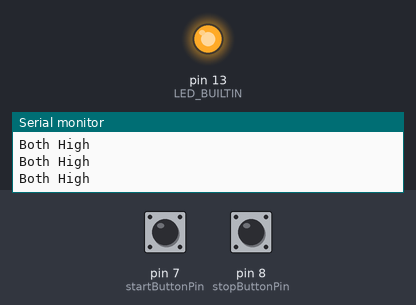
Simulated run of this sketch. Board: Arduino Nano, built with avr-gcc and run on an emulated ATmega328P. Shown: output pins drawn as LEDs (lit = HIGH), the last lines printed to the serial monitor. The test bench sets the inputs (shaded band); at power-on: pin 7 (startButtonPin) HIGH, pin 8 (stopButtonPin) HIGH.

Above: at 1.2 s.
1.3 s: pin 7 (startButtonPin) pulled LOW for 0.15 s
At 1.4 s:
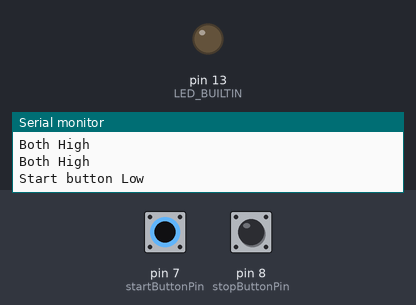
3.0 s: pin 8 (stopButtonPin) pulled LOW for 0.15 s
At 4.3 s:
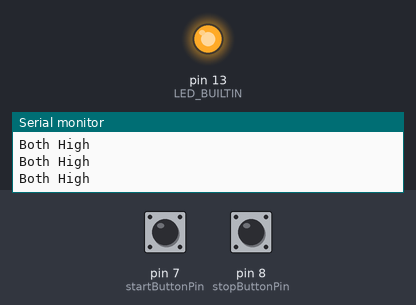
4.6 s: pin 8 (stopButtonPin) pulled LOW for 3.2 s
At 5.7 s:
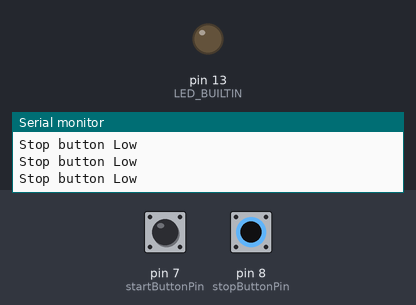
9.3 s: pin 7 (startButtonPin) pulled LOW for 3.2 s
At 13.4 s:
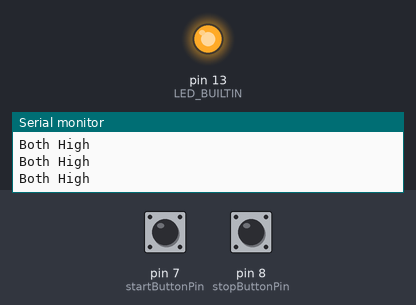
Timing chart, 0 to 14.9 s (numbered marks = the images above; inputs shaded):
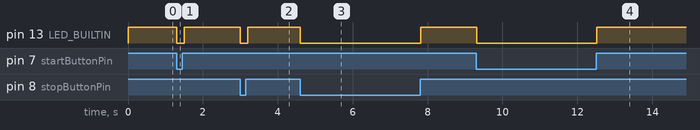

Measured:
- after the input at 1.3 s, pin 13 (LED_BUILTIN): HIGH → LOW at once, → HIGH 0.20 s later
- after the input at 3.0 s, pin 13 (LED_BUILTIN): HIGH → LOW at once, → HIGH 0.20 s later
- after the input at 4.6 s, pin 13 (LED_BUILTIN): HIGH → LOW at once, → HIGH 3.2 s later
- after the input at 9.3 s, pin 13 (LED_BUILTIN): HIGH → LOW at once, → HIGH 3.2 s later

The sketch:

Button-Test.ino
```cpp
/*
  Button Test

  Outputs to serial monitor the status of start button and
  stop button

  The circuit:
  - 2 buttons connected to GND
  - start button attached to pin 7
  - stop button attached to pin 8

  References:
  https://docs.arduino.cc/built-in-examples/digital/Button/
  https://newbiely.com/tutorials/arduino-nano/arduino-nano-button
  https://www.arduino.cc/en/Tutorial/BuiltInExamples/Button
*/

// constants won't change. They're used here to set pin numbers:
const int startButtonPin = 7;  // the number of the start button pin
const int stopButtonPin = 8;  // the number of the stop button pin

// variables will change:
int startButtonState = 0;  // variable for reading the pushbutton status
int stopButtonState = 0;  // variable for reading the pushbutton status

void setup() {
  // initialize the built in LED as an output:
  pinMode(LED_BUILTIN, OUTPUT);

  // initialize the button pins as an pull up input:
  pinMode(startButtonPin, INPUT_PULLUP);
  pinMode(stopButtonPin, INPUT_PULLUP);

  // set serial communication baud rate at 9600
  Serial.begin(9600);
}

void loop() {
  // read the state of the buttons value:
  startButtonState = digitalRead(startButtonPin);
  stopButtonState = digitalRead(stopButtonPin);

  // check if the pushbuttons are pressed. Different output
  // displayed based on the combination of button pressed.

  if ((startButtonState == HIGH) && (stopButtonState == HIGH)){
    // turn LED on:
    digitalWrite(LED_BUILTIN, HIGH);
    Serial.println("Both High");

  } else if ((startButtonState == HIGH) && (stopButtonState == LOW)){
    // turn LED off:
    digitalWrite(LED_BUILTIN, LOW);
    Serial.println("Stop button Low");

  } else if ((startButtonState == LOW) && (stopButtonState == HIGH)){
    // turn LED off:
    digitalWrite(LED_BUILTIN, LOW);
    Serial.println("Start button Low");

  } else if ((startButtonState == LOW) && (stopButtonState == LOW)){
    // turn LED on:
    digitalWrite(LED_BUILTIN, HIGH);
    Serial.println("Both Low");
  }
  delay(100);
}
```
